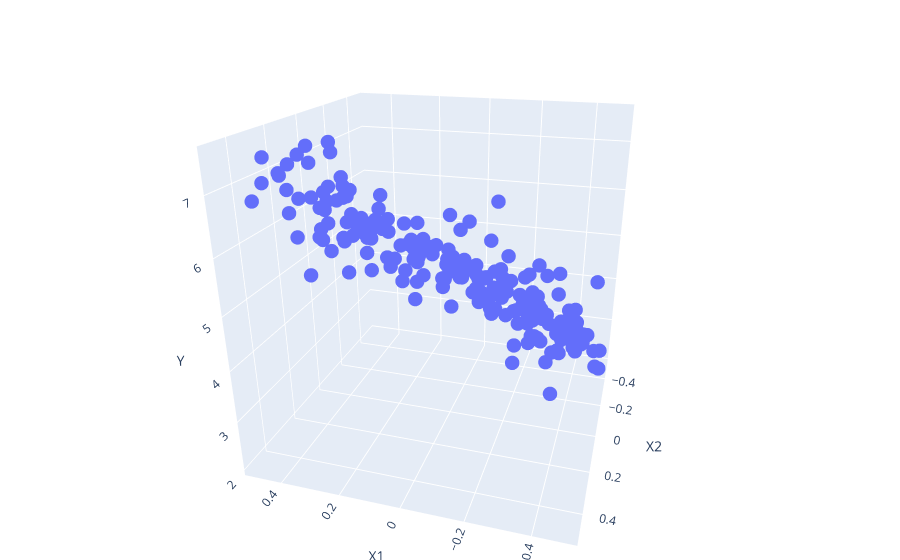

Write notebook code for a chart like this one.
### Code cell
import plotly.express as px
import plotly.graph_objects as go

fig = px.scatter_3d(x=x1, y=x2, z=y)
# set axis labels and dcrease marker size
fig.update_layout(
    scene = dict(
        xaxis_title='X1',
        yaxis_title='X2',
        zaxis_title='Y'),
        margin=dict(l=0, r=0, b=0, t=0
    )
)
fig.update_traces(marker=dict(size=5))
fig.show()

### Figure 1 — Plotly figure (JSON) as saved in the notebook; plotly's stock layout.template omitted (floating-point values rounded to 4 significant figures; data arrays with more than 128 entries replaced by an {"elided": "..."} marker saying what was removed)
{"data": [{"hovertemplate": "x=%{x}<br>y=%{y}<br>z=%{z}<extra></extra>", "legendgroup": "", "marker": {"color": "#636efa", "size": 5, "symbol": "circle"}, "mode": "markers", "name": "", "scene": "scene", "showlegend": false, "type": "scatter3d", "x": {"elided": "200 float values"}, "y": {"elided": "200 float values"}, "z": {"elided": "200 float values"}}], "layout": {"autosize": true, "legend": {"tracegroupgap": 0}, "margin": {"b": 0, "l": 0, "r": 0, "t": 0}, "scene": {"aspectmode": "auto", "aspectratio": {"x": 1, "y": 1, "z": 1}, "camera": {"center": {"x": 0, "y": 0, "z": 0}, "eye": {"x": -0.567, "y": 1.909, "z": 0.8489}, "projection": {"type": "perspective"}, "up": {"x": 0, "y": 0, "z": 1}}, "domain": {"x": [0, 1], "y": [0, 1]}, "xaxis": {"title": {"text": "X1"}, "type": "linear"}, "yaxis": {"title": {"text": "X2"}, "type": "linear"}, "zaxis": {"title": {"text": "Y"}, "type": "linear"}}}}
